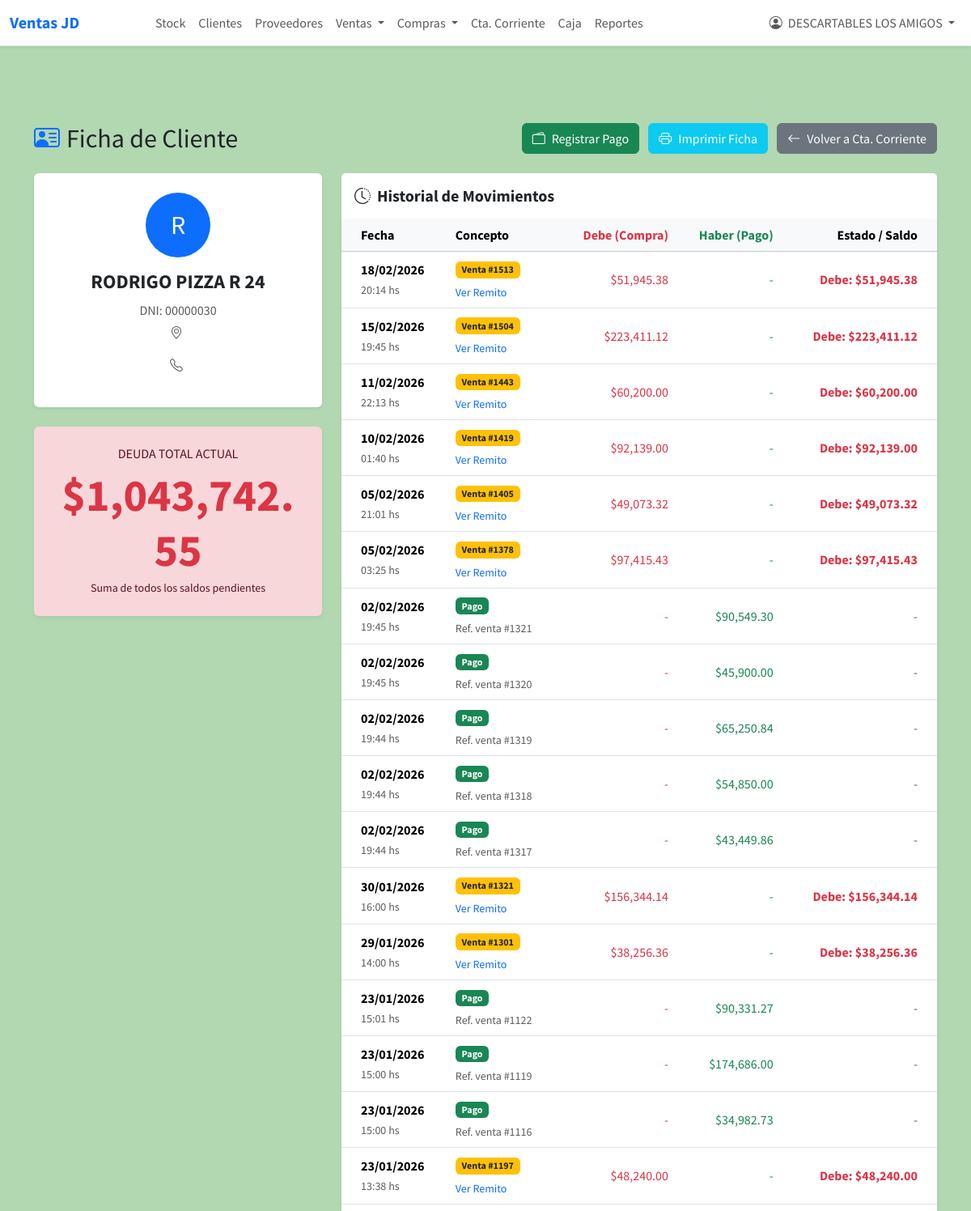
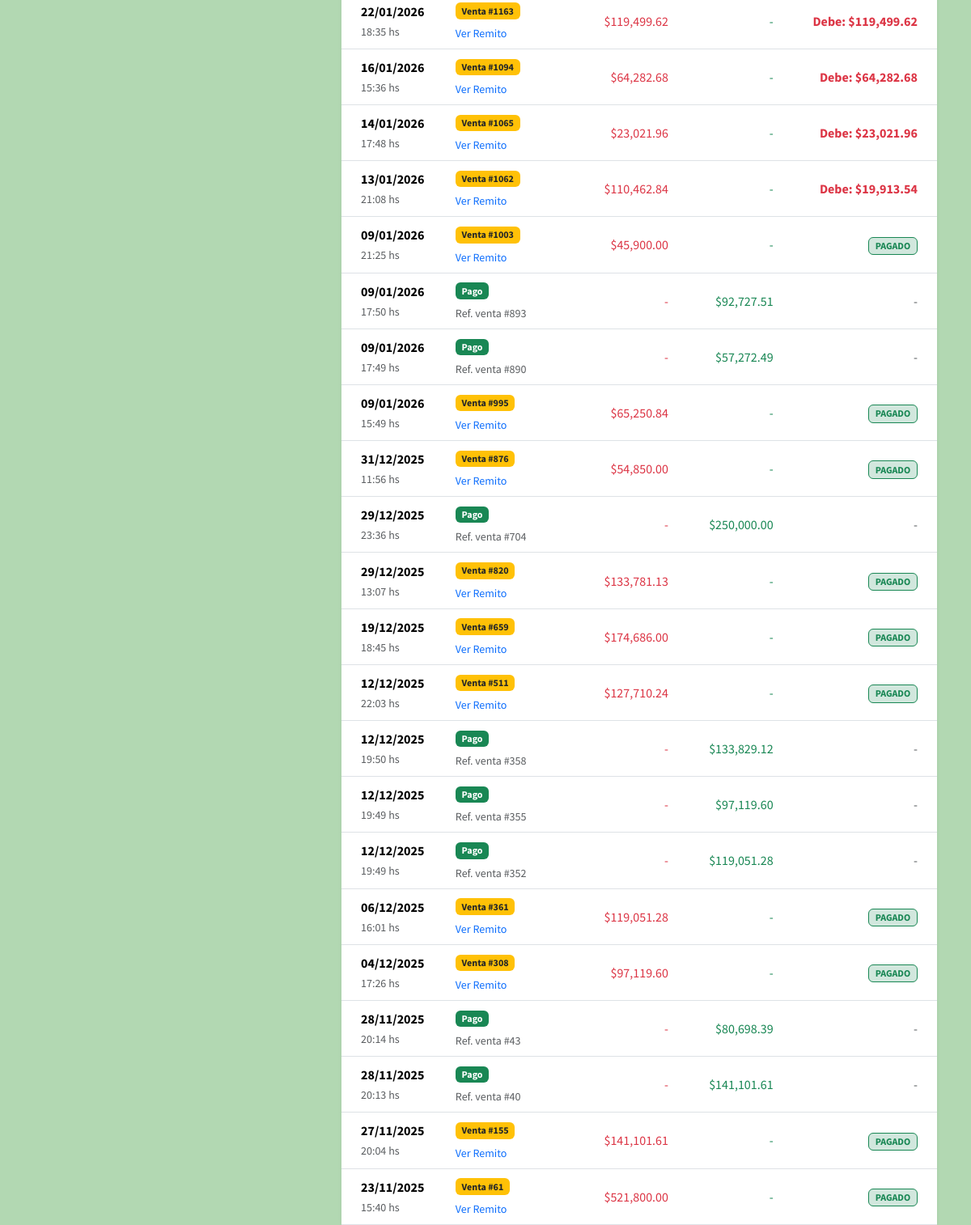
The app's page /ficha_cliente.php?id=89 (signed in) with its own data (2 pictures, top to bottom).
### tables this page shows
CREATE TABLE `clientes` (
  `id` int NOT NULL,
  `dni` varchar(20) NOT NULL,
  `nombre` varchar(100) NOT NULL,
  `apellido` varchar(100) NOT NULL,
  `celular` varchar(50) DEFAULT NULL,
  `direccion` varchar(255) DEFAULT NULL,
  `fecha_registro` datetime DEFAULT CURRENT_TIMESTAMP
);

### ficha_cliente.php (the view, shortened to what this page needs)
<?php
require 'header.php';
$id_cliente = $_GET['id'] ?? 0;
$stmt_cliente = $pdo->prepare("SELECT * FROM clientes WHERE id = ?");
$stmt_cliente->execute([$id_cliente]);
$cliente = $stmt_cliente->fetch();
$stmt_saldo = $pdo->prepare("
    SELECT SUM(saldo_pendiente)
    FROM ventas
    WHERE id_cliente = ? AND tipo_pago = 'Cuenta Corriente'
");
$stmt_saldo->execute([$id_cliente]);
$saldo_total = $stmt_saldo->fetchColumn() ?: 0;
$sql_historial = "
    (SELECT
        'Venta' as tipo,
        id as id_ref,
        fecha,
        total as debe,
        0.00 as haber,
        saldo_pendiente
    FROM ventas
    WHERE id_cliente = ? AND tipo_pago = 'Cuenta Corriente')
    UNION ALL
    (SELECT
        'Pago' as tipo,
        p.id as id_ref,
        p.fecha,
        0.00 as debe,
        p.monto_pagado as haber,
        0.00 as saldo_pendiente
    FROM pagos_cta_corriente p
    JOIN ventas v ON p.id_venta = v.id
    WHERE v.id_cliente = ?)
    ORDER BY fecha DESC
";
$stmt_historial = $pdo->prepare($sql_historial);
$stmt_historial->execute([$id_cliente, $id_cliente]);
$historial = $stmt_historial->fetchAll();
?>
<div class="container mt-5 pt-5">
    <div class="d-flex justify-content-between align-items-center mb-4">
        <h2 class="mb-0"><i class="bi bi-person-vcard text-primary me-2"></i>Ficha de Cliente</h2>
        <div>
            <button class="btn btn-success me-2" data-bs-toggle="modal" data-bs-target="#modalRegistrarPago">
                <i class="bi bi-wallet2 me-2"></i>Registrar Pago
            </button>
            <a href="ficha_cliente_print.php?id=<?php echo $id_cliente; ?>" target="_blank" class="btn btn-info me-2 text-white">
                <i class="bi bi-printer me-2"></i>Imprimir Ficha
            </a>
            <a href="cta_corriente.php" class="btn btn-secondary">
                <i class="bi bi-arrow-left me-2"></i>Volver a Cta. Corriente
            </a>
        </div>
    </div>
    <div class="row">
        <div class="col-md-4 mb-4">
            <div class="card shadow-sm border-0 mb-4">
                <div class="card-body text-center p-4">
                    <div class="avatar-placeholder bg-primary text-white rounded-circle d-flex align-items-center justify-content-center mx-auto mb-3" style="width: 80px; height: 80px; font-size: 2rem;">
                        <?php echo strtoupper(substr($cliente['nombre'], 0, 1)); ?>
                    </div>
                    <h4 class="fw-bold"><?php echo htmlspecialchars($cliente['nombre'] . ' ' . $cliente['apellido']); ?></h4>
                    <p class="text-muted mb-1">DNI: <?php echo htmlspecialchars($cliente['dni']); ?></p>
                    <p class="text-muted mb-3"><i class="bi bi-geo-alt me-1"></i><?php echo htmlspecialchars($cliente['direccion'] ?? 'Sin dirección'); ?></p>
                    <p class="text-muted"><i class="bi bi-telephone me-1"></i><?php echo htmlspecialchars($cliente['celular'] ?? '-'); ?></p>
                </div>
            </div>
            <div class="card shadow-sm border-0 bg-danger-subtle">
                <div class="card-body text-center p-4">
                    <h6 class="text-danger-emphasis mb-2">DEUDA TOTAL ACTUAL</h6>
                    <h1 class="display-4 fw-bold text-danger mb-0">$<?php echo number_format($saldo_total, 2); ?></h1>
                    <small class="text-danger-emphasis">Suma de todos los saldos pendientes</small>
                </div>
            </div>
        </div>
        <div class="col-md-8">
            <div class="card shadow-sm border-0">
                <div class="card-header bg-white border-bottom-0 py-3">
                    <h5 class="mb-0 fw-bold"><i class="bi bi-clock-history me-2"></i>Historial de Movimientos</h5>
                </div>
                <div class="card-body p-0">
                    <div class="table-responsive">
                        <table class="table table-hover align-middle mb-0">
                            <thead class="table-light">
                                <tr>
                                    <th class="ps-4">Fecha</th>
                                    <th>Concepto</th>
                                    <th class="text-end text-danger">Debe (Compra)</th>
                                    <th class="text-end text-success">Haber (Pago)</th>
                                    <th class="text-end pe-4">Estado / Saldo</th>
                                </tr>
                            </thead>
                            <tbody>
                                <?php if (empty($historial)): ?>
                                    <tr>
                                        <td colspan="5" class="text-center py-5 text-muted">Este cliente no tiene movimientos registrados.</td>
                                    </tr>
                                <?php else: ?>
                                    <?php foreach ($historial as $mov):
                                        $es_venta = $mov['tipo'] == 'Venta';
                                    ?>
                                    <tr>
                                        <td class="ps-4">
                                            <span class="fw-bold d-block"><?php echo date("d/m/Y", strtotime($mov['fecha'])); ?></span>
                                            <small class="text-muted"><?php echo date("H:i", strtotime($mov['fecha'])); ?> hs</small>
                                        </td>
                                        <td>
                                            <?php if ($es_venta): ?>
                                                <span class="badge bg-warning text-dark mb-1">Venta #<?php echo $mov['id_ref']; ?></span>
                                                <br><small><a href="remito.php?id=<?php echo $mov['id_ref']; ?>" target="_blank" class="text-decoration-none">Ver Remito</a></small>
                                            <?php else: ?>
                                                <span class="badge bg-success mb-1">Pago</span>
                                                <br><small class="text-muted">Ref. venta #<?php echo $mov['id_ref'];  ?> </small>
                                            <?php endif; ?>
                                        </td>
                                        <td class="text-end text-danger">
                                            <?php echo $es_venta ? '$' . number_format($mov['debe'], 2) : '-'; ?>
                                        </td>
                                        <td class="text-end text-success">
                                            <?php echo !$es_venta ? '$' . number_format($mov['haber'], 2) : '-'; ?>
                                        </td>
                                        <td class="text-end pe-4">
                                            <?php if ($es_venta): ?>
                                                <?php if ($mov['saldo_pendiente'] > 0.01): ?>
                                                    <span class="text-danger fw-bold">Debe: $<?php echo number_format($mov['saldo_pendiente'], 2); ?></span>
                                                <?php else: ?>
                                                    <span class="badge bg-success-subtle text-success border border-success">PAGADO</span>
                                                <?php endif; ?>
                                            <?php else: ?>
                                                <span class="text-muted">-</span>
                                            <?php endif; ?>
                                        </td>
                                    </tr>
                                    <?php endforeach; ?>
                                <?php endif; ?>
                            </tbody>
                        </table>
                    </div>
                </div>
            </div>
        </div>
    </div>
</div>
<?php require 'footer.php'; ?>

### header.php (style rules this page uses)
body { font-family: 'Source Sans Pro', sans-serif; background-color: rgba(0, 128, 0, 0.3); min-height: 100vh; }
.card { border: none; }

### records on screen
clientes: nombre "R", nombre+apellido "RODRIGO PIZZA R 24", dni "00000030"

### other values on screen
$_SESSION['nombre_usuario'] "DESCARTABLES LOS AMIGOS"
$saldo_total "1,043,742.55"
date("d/m/Y", strtotime($mov['fecha'])) "18/02/2026"
date("H:i", strtotime($mov['fecha'])) "20:14"
$mov['id_ref'] "1513"
$mov['debe'] "51,945.38"
$mov['saldo_pendiente'] "51,945.38"
date("d/m/Y", strtotime($mov['fecha'])) "15/02/2026"
date("H:i", strtotime($mov['fecha'])) "19:45"
$mov['id_ref'] "1504"
$mov['debe'] "223,411.12"
$mov['saldo_pendiente'] "223,411.12"
date("d/m/Y", strtotime($mov['fecha'])) "11/02/2026"
date("H:i", strtotime($mov['fecha'])) "22:13"
$mov['id_ref'] "1443"
